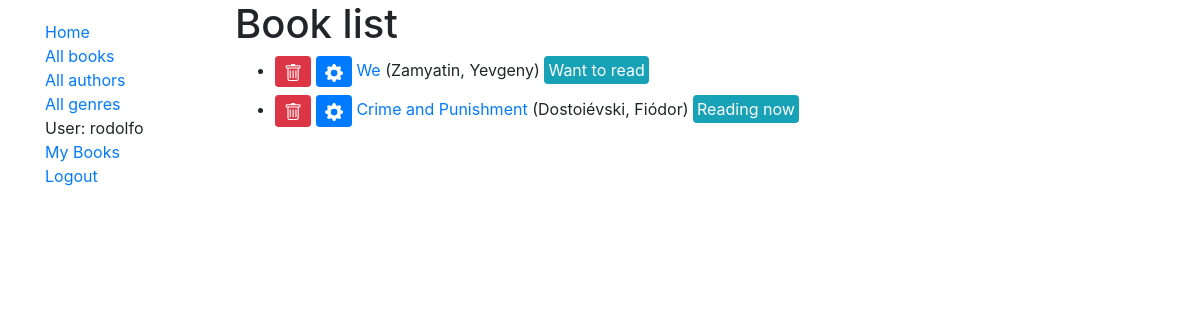
Page /catalog/books/ (signed in) on the committed database.
### catalog/models.py (models this page shows, shortened)
class Book(models.Model):
    id = models.UUIDField(primary_key=True, default=uuid.uuid4)
    title = models.CharField(max_length=200)
    author = models.ForeignKey('Author', on_delete=models.SET_NULL, null=True)
    summary = models.TextField(max_length=1000)
    year = models.CharField(max_length=200, null=True, blank=True)
    genre = models.ManyToManyField(Genre)
    owner = models.ForeignKey(User, on_delete=models.SET_NULL, null=True, blank=True)
    READ_STATUS = {
        ('w', 'Want to read'),
        ('a', 'Already read'),
        ('r', 'Reading now')
    }
    status = models.CharField(
        max_length=1,
        choices=READ_STATUS,
        blank=True,
        default='w'
    )
    def get_absolute_url(self):
        return reverse('book-detail', args=[str(self.id)])
    def get_update_url(self):
        return reverse('book_update', args=[str(self.id)])
    def get_delete_url(self):
        return reverse('book_delete', args=[str(self.id)])

class Author(models.Model):
    first_name = models.CharField(max_length=100)
    last_name = models.CharField(max_length=100)
    date_of_birth = models.DateField(null=True, blank=True)
    date_of_death = models.DateField('Date of Death', null=True, blank=True)
    class Meta:
        ordering = ['last_name', 'first_name']
    def __str__(self):
        return f'{self.last_name}, {self.first_name}'

### catalog/views.py (the view)
# urls.py: path('books/', views.BookListView.as_view(), name='books'),
class BookListView(PermissionRequiredMixin, LoginRequiredMixin, generic.ListView):
    permission_required = 'catalog.view_book'
    model = Book

### catalog/templates/catalog/book_list.html (shortened to what this page needs)
{% extends "base_generic.html" %}
{% block content %}
  <h1>Book list</h1>
  {% if book_list %}
  <ul>
    {% for book in book_list %}
      <li class="my-2">
        <a class="btn btn-sm btn-danger" href="{{ book.get_delete_url }}">
        </a>
        <a class="btn btn-sm btn-primary" href="{{ book.get_update_url }}">
        </a>
        <a href="{{ book.get_absolute_url }}">{{ book.title }}</a> ({{ book.author }})
        <span class="bg-info text-white rounded p-1">{{ book.get_status_display }}</span>
      </li>
    {% endfor %}
  </ul>
  {% else %}
    <p>There are no books in the catalog.</p>
  {% endif %}
{% endblock %}

### catalog/templates/base_generic.html (shortened to what this page needs)
<!doctype html>
<html lang="en">
  <head>
    <link rel="stylesheet" href="https://stackpath.bootstrapcdn.com/bootstrap/4.3.1/css/bootstrap.min.css">
    {% load static %}
    <link rel="stylesheet" href="{% static 'css/styles.css' %}">
  </head>
  <body>
    <section class="container">
      <div class="row">
        <div class="col-sm-2">
        {% block sidebar %}
          <ul class="sidebar-nav">
            <li><a href="{% url 'index' %}">Home</a></li>
            <li><a href="{% url 'books' %}">All books</a></li>
            <li><a href="{% url 'authors' %}">All authors</a></li>
            <li><a href="{% url 'genres' %}">All genres</a></li>
            {% if user.is_authenticated %}
              <li>User: {{ user.get_username }}</li>
              <li><a href="{% url 'my-owned' %}">My Books</a></li>
              <li><a href="{% url 'logout'%}?next={{request.path}}">Logout</a></li>
            {% else %}
              <li><a href="{% url 'login'%}?next={{request.path}}">Login</a></li>
            {% endif %}
          </ul>
        {% endblock %}
        </div>
        <div class="col-sm-10">{% block content %}{% endblock %}</div>
      </div>
    </section>
  </body>
</html>

### catalog/static/css/styles.css (style rules this page uses)
.sidebar-nav { margin-top: 20px; padding: 0; list-style: none; }

### rows in the picture
Book: title "We", author "Zamyatin, Yevgeny", status "Want to read"
Book: title "Crime and Punishment", author "Dostoiévski, Fiódor", status "Reading now"

### other values in the picture
{{ user.get_username }} "rodolfo"
